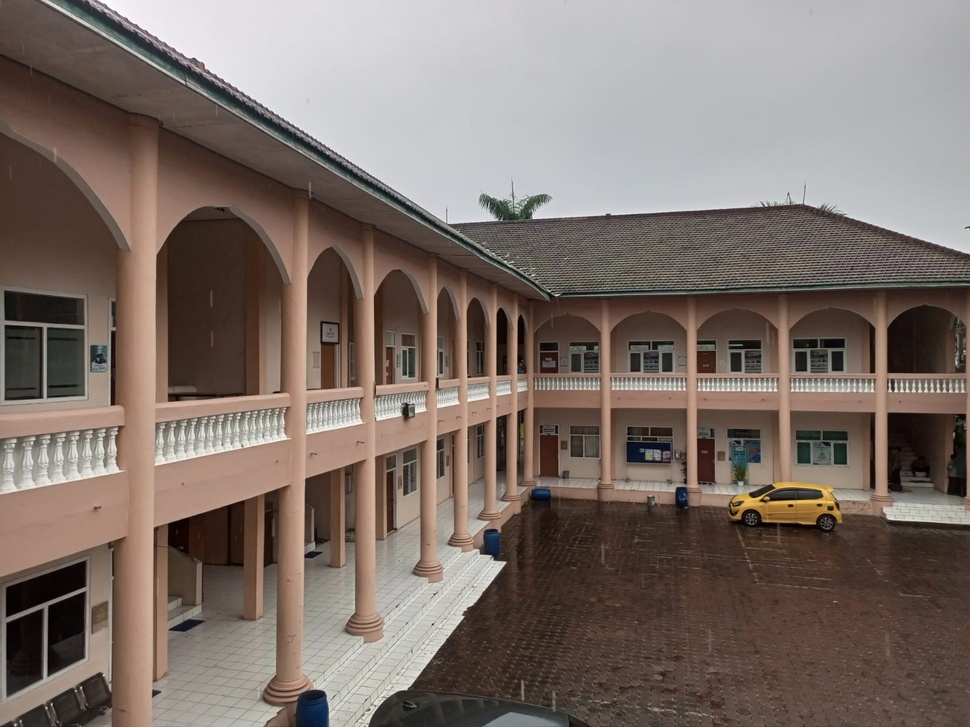
#> input picture data/1.jpeg, 970 x 727 px, shrunk from 1600 x 1200 before the run, found by its file name
$ jupyter execute main.ipynb
#> lines starting #> are read from the running program, lines starting #| are printed output that depends on the picture
[cell 1]
import cv2
import numpy as np
import matplotlib.pyplot as plt

[cell 2]
class SIFTPanoStitcher:
    def __init__(self):
        self.sift = cv2.SIFT_create()
        self.matcher = cv2.BFMatcher()

    def load_images(self, path1, path2):
#> called with path1 = 'data/1.jpeg', path2 = 'data/2.jpeg'
        self.img1 = cv2.imread(path1)
#> self.img1 is the input picture: shape (727, 970, 3); mean B, G, R 105.5, 112.5, 125.6
        self.img2 = cv2.imread(path2)
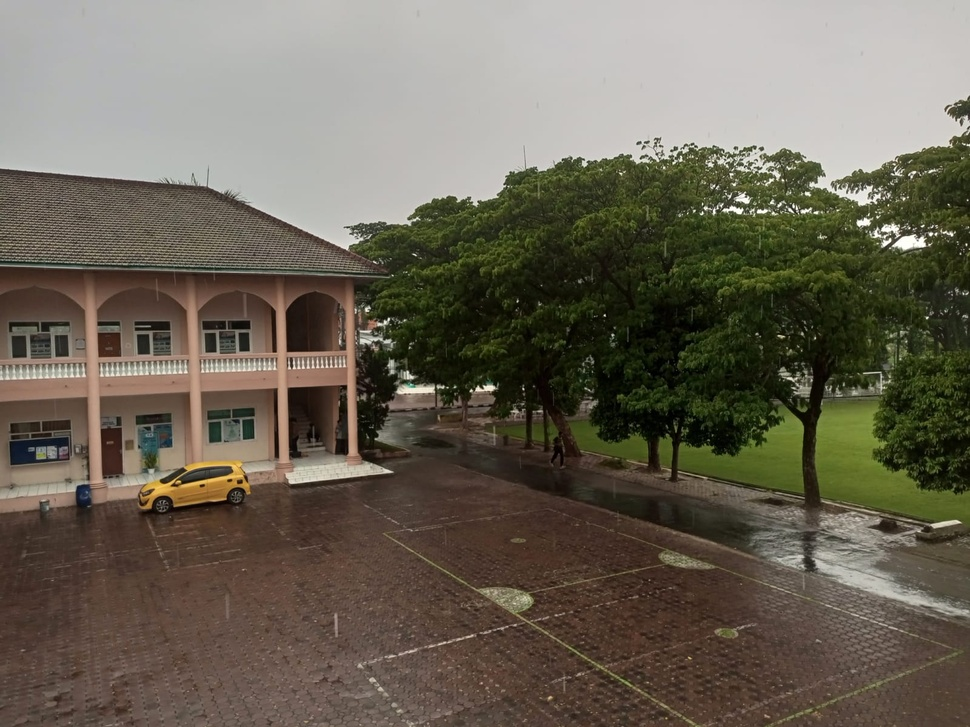
#> input picture data/2.jpeg, 970 x 727 px, shrunk from 1600 x 1200 before the run, found by its file name
#> self.img2 is the input picture: shape (727, 970, 3); mean B, G, R 86.4, 100.2, 107

        if self.img1 is None or self.img2 is None:
            raise ValueError("file not found.")

        self.gray1 = cv2.cvtColor(self.img1, cv2.COLOR_BGR2GRAY)
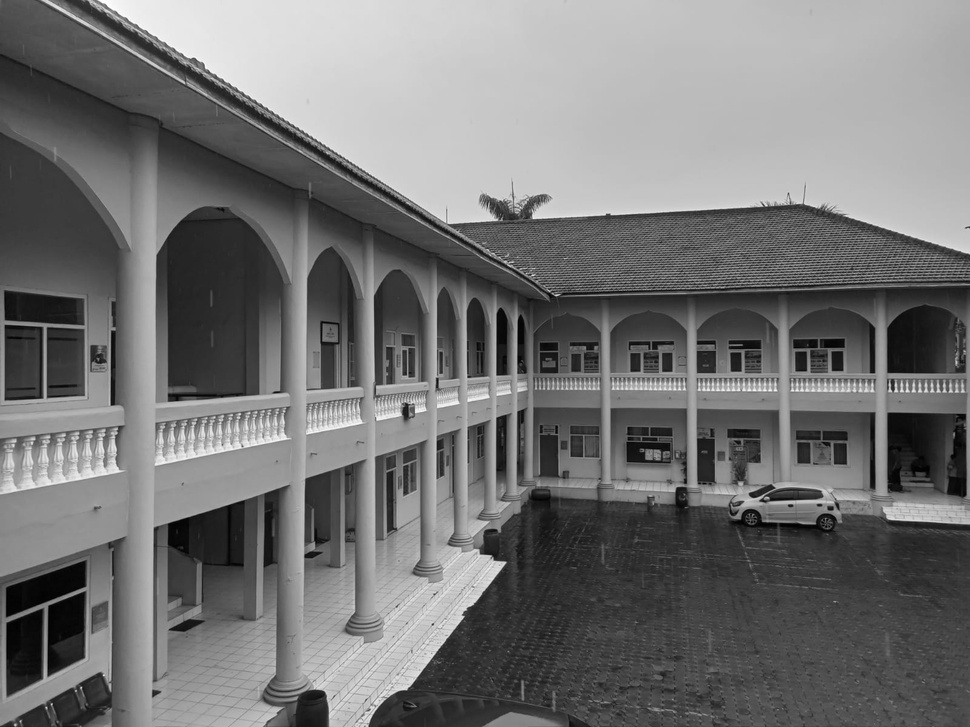
#> self.gray1: shape (727, 970); min 0, max 255, mean 115.6
        self.gray2 = cv2.cvtColor(self.img2, cv2.COLOR_BGR2GRAY)
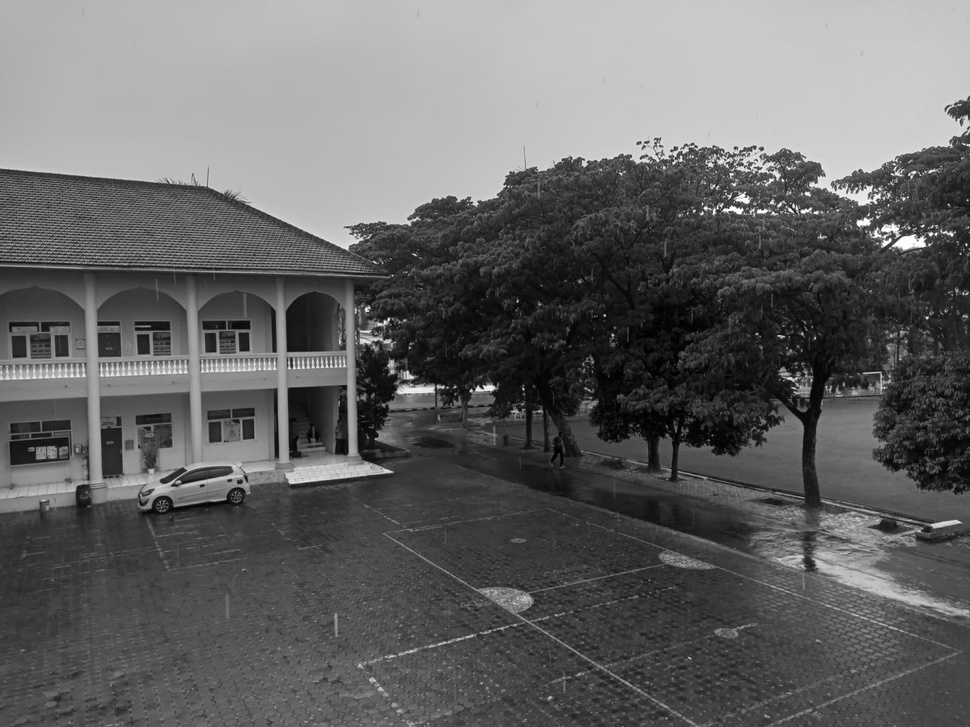
#> self.gray2: shape (727, 970); min 0, max 255, mean 100.7

        # Konversi ke RGB untuk plotting Matplotlib
        self.img1_rgb = cv2.cvtColor(self.img1, cv2.COLOR_BGR2RGB)
        self.img2_rgb = cv2.cvtColor(self.img2, cv2.COLOR_BGR2RGB)

        return self.img1, self.img2

    def detect_and_describe(self):
        self.kp1, self.des1 = self.sift.detectAndCompute(self.gray1, None)
#> self.kp1 = 2300 keypoints; strongest (x, y, size): (753, 495, 4.5), (406, 411, 8.2), (890, 385, 1.8), (790, 506, 2.6)
        self.kp2, self.des2 = self.sift.detectAndCompute(self.gray2, None)
#> self.kp2 = 3529 keypoints; strongest (x, y, size): (931, 234, 2.6), (471, 391, 2), (922, 226, 1.8), (816, 213, 2.5)

        print(f"Keypoints 1: {len(self.kp1)}")
#| Keypoints 1: 2300
        print(f"Keypoints 2: {len(self.kp2)}")
#| Keypoints 2: 3529

        return (self.kp1, self.des1), (self.kp2, self.des2)

    def match_features(self, ratio=0.75):
#> called with ratio = 0.75
        raw_matches = self.matcher.knnMatch(self.des1, self.des2, k=2)
#> raw_matches = 2300 matches

        self.good_matches = []
        for m, n in raw_matches:
            if m.distance < ratio * n.distance:
                self.good_matches.append(m)
#> after the loop, self.good_matches = 356 matches

        print(f"Good Matches: {len(self.good_matches)}")
#| Good Matches: 356
        return self.good_matches

    def generate_panorama(self):
        if len(self.good_matches) < 4:
            print("Error.")
            return None

        src_pts = np.float32([self.kp1[m.queryIdx].pt for m in self.good_matches]).reshape(-1, 1, 2)
#> src_pts = 356 rows, first 8: [7.42, 337.5], [10.63, 690], [22.67, 319.7], [34.95, 564.6], [48.38, 328.6], [67.17, 441.8], [74.83, 596.2], [83.35, 394.6]
        dst_pts = np.float32([self.kp2[m.trainIdx].pt for m in self.good_matches]).reshape(-1, 1, 2)
#> dst_pts = 356 rows, first 8: [267.7, 390.3], [823.9, 174.8], [291.2, 420.1], [126.3, 178.6], [240, 334], [209.2, 362.8], [291.2, 420.1], [206.7, 351]

        self.M, mask = cv2.findHomography(dst_pts, src_pts, cv2.RANSAC, 5.0)
#> self.M = [[0.172, -0.024, 628], [-0.293, 0.829, 73.6], [-0.000848, -8.3e-06, 1]]; mask = 356 values, max 1 at index 37, min 0 at index 0, mean 0.756

        h1, w1 = self.img1.shape[:2]
#> h1 = 727; w1 = 970
        h2, w2 = self.img2.shape[:2]
#> h2 = 727; w2 = 970

        output_width = w1 + w2
#> output_width = 1940
        output_height = max(h1, h2)
#> output_height = 727

        self.result = cv2.warpPerspective(self.img2, self.M, (output_width, output_height))
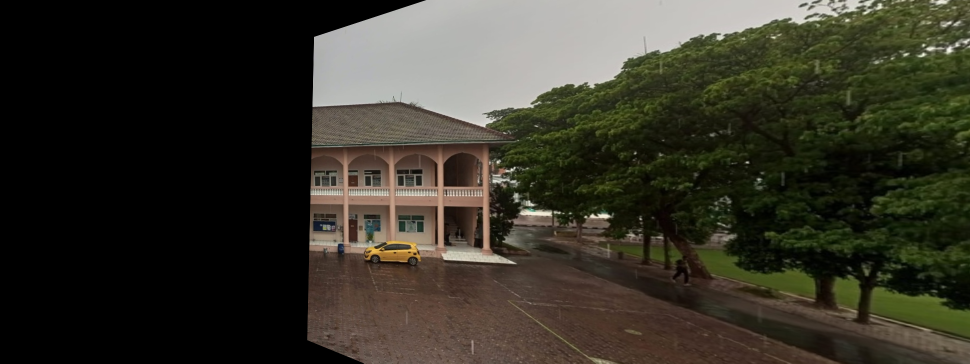
#> self.result: shape (727, 1940, 3) (shown at 1/2 size); mean B, G, R 40.7, 51.7, 53.9
        self.result[0:h1, 0:w1] = self.img1
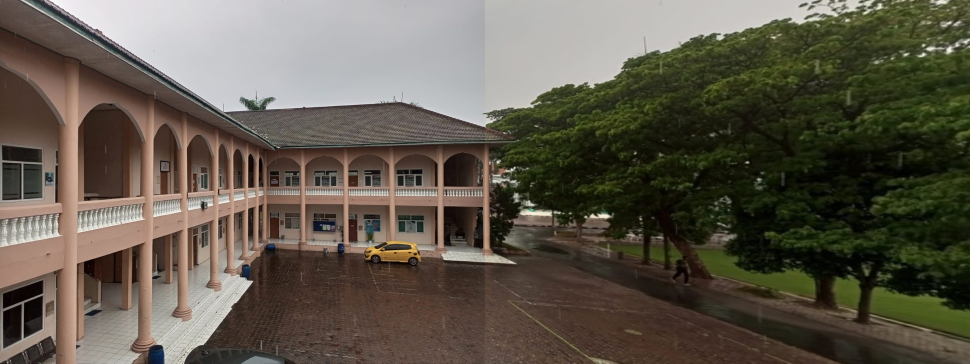
#> self.result: shape (727, 1940, 3) (shown at 1/2 size); mean B, G, R 76.2, 89, 95.7

        return self.result

    def visualize_all_steps(self):
        plt.figure(figsize=(20, 15))

        # 1. Visualisasi Keypoints (Citra 1)
        img_kp1 = cv2.drawKeypoints(self.gray1, self.kp1, None, flags=cv2.DRAW_MATCHES_FLAGS_DRAW_RICH_KEYPOINTS)
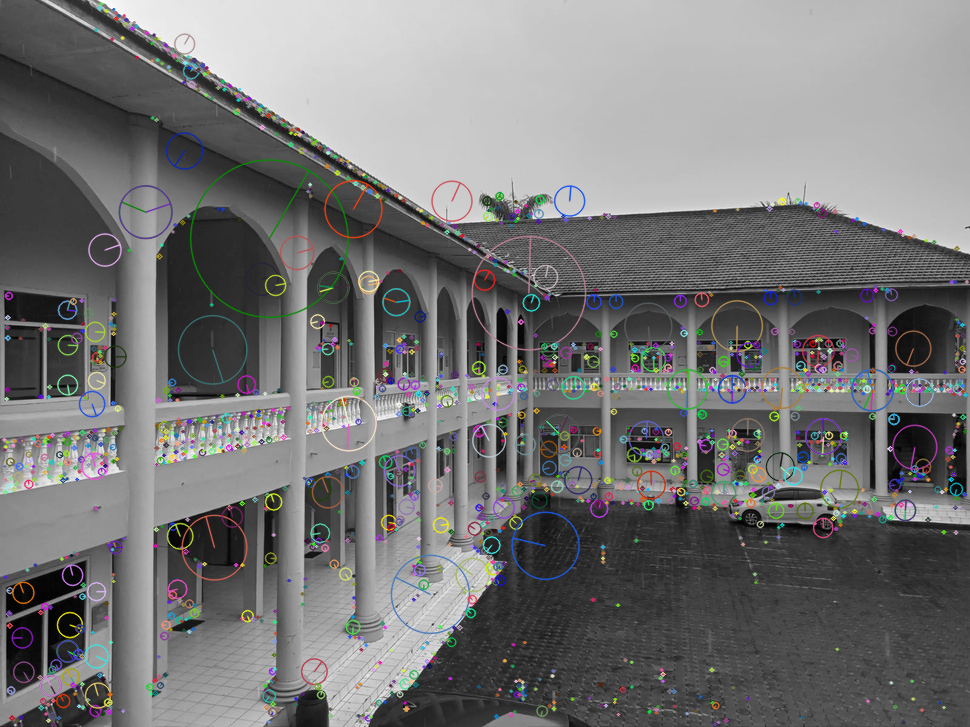
#> img_kp1: shape (727, 970, 3); mean of channels 0, 1, 2 117.1, 117, 117.1; drawn as B, G, R
        plt.subplot(3, 1, 1)
        plt.imshow(img_kp1)
        plt.title(f"Keypoints SIFT Total: {len(self.kp1)}")
        plt.axis('off')

        # 2. Visualisasi Feature Matching
        img_matches = cv2.drawMatches(self.img1_rgb, self.kp1, self.img2_rgb, self.kp2,
                                      self.good_matches, None,
                                      flags=cv2.DrawMatchesFlags_NOT_DRAW_SINGLE_POINTS)
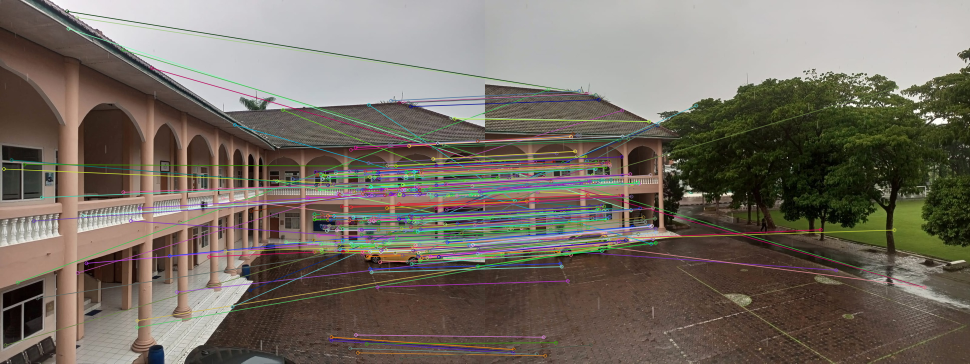
#> img_matches: shape (727, 1940, 3) (shown at 1/2 size); mean R, G, B 117.4, 109.3, 99.5
        plt.subplot(3, 1, 2)
        plt.imshow(img_matches)
        plt.title(f"Feature Matching Valid: {len(self.good_matches)}")
        plt.axis('off')

        # 3. Hasil Panorama Akhir
        plt.subplot(3, 1, 3)
        plt.imshow(cv2.cvtColor(self.result, cv2.COLOR_BGR2RGB))
        plt.title("Image Stitching")
        plt.axis('off')

        plt.tight_layout()
        plt.show()
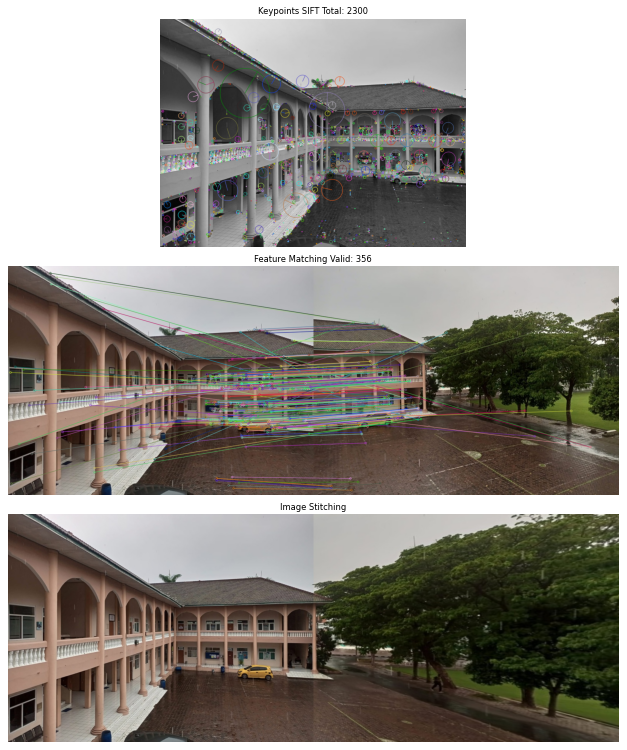
#> figure drawn by matplotlib, 3 panels
